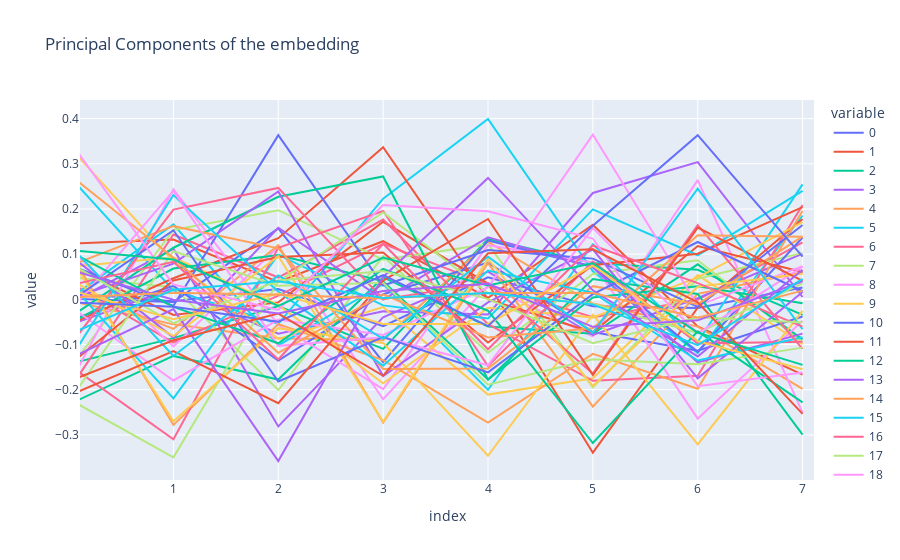

The notebook cell saved with this chart:
### Code cell
U, S, Vh = torch.svd(W_E)
line(U[:, :8].T, title="Principal Components of the embedding", xaxis="Input Vocabulary")

### Figure 1 — Plotly figure (JSON) as saved in the notebook; plotly's stock layout.template omitted (floating-point values rounded to 4 significant figures)
{"data": [{"hovertemplate": "variable=0<br>index=%{x}<br>value=%{y}<extra></extra>", "legendgroup": "0", "line": {"color": "#636efa", "dash": "solid"}, "marker": {"symbol": "circle"}, "mode": "lines", "name": "0", "orientation": "v", "showlegend": true, "type": "scatter", "x": [0, 1, 2, 3, 4, 5, 6, 7], "xaxis": "x", "y": [0.01357, -0.004431, 0.02298, -0.05955, 0.04856, -0.01504, -0.01924, 0.02627], "yaxis": "y"}, {"hovertemplate": "variable=1<br>index=%{x}<br>value=%{y}<extra></extra>", "legendgroup": "1", "line": {"color": "#EF553B", "dash": "solid"}, "marker": {"symbol": "circle"}, "mode": "lines", "name": "1", "orientation": "v", "showlegend": true, "type": "scatter", "x": [0, 1, 2, 3, 4, 5, 6, 7], "xaxis": "x", "y": [0.123, 0.1324, 0.03828, 0.1287, 0.003237, 0.1651, -0.06009, -0.1665], "yaxis": "y"}, {"hovertemplate": "variable=2<br>index=%{x}<br>value=%{y}<extra></extra>", "legendgroup": "2", "line": {"color": "#00cc96", "dash": "solid"}, "marker": {"symbol": "circle"}, "mode": "lines", "name": "2", "orientation": "v", "showlegend": true, "type": "scatter", "x": [0, 1, 2, 3, 4, 5, 6, 7], "xaxis": "x", "y": [-0.1431, -0.08592, -0.01473, -0.1097, 0.1332, 0.08064, 0.06527, -0.03439], "yaxis": "y"}, {"hovertemplate": "variable=3<br>index=%{x}<br>value=%{y}<extra></extra>", "legendgroup": "3", "line": {"color": "#ab63fa", "dash": "solid"}, "marker": {"symbol": "circle"}, "mode": "lines", "name": "3", "orientation": "v", "showlegend": true, "type": "scatter", "x": [0, 1, 2, 3, 4, 5, 6, 7], "xaxis": "x", "y": [-0.05761, 0.02467, -0.07599, -0.02621, -0.03339, 0.2354, 0.3036, 0.005149], "yaxis": "y"}, {"hovertemplate": "variable=4<br>index=%{x}<br>value=%{y}<extra></extra>", "legendgroup": "4", "line": {"color": "#FFA15A", "dash": "solid"}, "marker": {"symbol": "circle"}, "mode": "lines", "name": "4", "orientation": "v", "showlegend": true, "type": "scatter", "x": [0, 1, 2, 3, 4, 5, 6, 7], "xaxis": "x", "y": [-0.002405, -0.05539, -0.08602, -0.09059, 0.1271, -0.00919, -0.0603, -0.1982], "yaxis": "y"}, {"hovertemplate": "variable=5<br>index=%{x}<br>value=%{y}<extra></extra>", "legendgroup": "5", "line": {"color": "#19d3f3", "dash": "solid"}, "marker": {"symbol": "circle"}, "mode": "lines", "name": "5", "orientation": "v", "showlegend": true, "type": "scatter", "x": [0, 1, 2, 3, 4, 5, 6, 7], "xaxis": "x", "y": [0.274, 0.01979, -0.0544, 0.2227, 0.3991, 0.062, -0.1191, 0.1856], "yaxis": "y"}, {"hovertemplate": "variable=6<br>index=%{x}<br>value=%{y}<extra></extra>", "legendgroup": "6", "line": {"color": "#FF6692", "dash": "solid"}, "marker": {"symbol": "circle"}, "mode": "lines", "name": "6", "orientation": "v", "showlegend": true, "type": "scatter", "x": [0, 1, 2, 3, 4, 5, 6, 7], "xaxis": "x", "y": [0.03882, -0.09559, 0.008161, 0.123, 0.03258, -0.03968, -0.001219, 0.1259], "yaxis": "y"}, {"hovertemplate": "variable=7<br>index=%{x}<br>value=%{y}<extra></extra>", "legendgroup": "7", "line": {"color": "#B6E880", "dash": "solid"}, "marker": {"symbol": "circle"}, "mode": "lines", "name": "7", "orientation": "v", "showlegend": true, "type": "scatter", "x": [0, 1, 2, 3, 4, 5, 6, 7], "xaxis": "x", "y": [0.04901, 0.02694, -0.2007, 0.0952, -0.1183, 0.05615, 0.08658, -0.09486], "yaxis": "y"}, {"hovertemplate": "variable=8<br>index=%{x}<br>value=%{y}<extra></extra>", "legendgroup": "8", "line": {"color": "#FF97FF", "dash": "solid"}, "marker": {"symbol": "circle"}, "mode": "lines", "name": "8", "orientation": "v", "showlegend": true, "type": "scatter", "x": [0, 1, 2, 3, 4, 5, 6, 7], "xaxis": "x", "y": [0.115, -0.1041, 0.1162, -0.2212, 0.0302, -0.08222, 0.2638, -0.2507], "yaxis": "y"}, {"hovertemplate": "variable=9<br>index=%{x}<br>value=%{y}<extra></extra>", "legendgroup": "9", "line": {"color": "#FECB52", "dash": "solid"}, "marker": {"symbol": "circle"}, "mode": "lines", "name": "9", "orientation": "v", "showlegend": true, "type": "scatter", "x": [0, 1, 2, 3, 4, 5, 6, 7], "xaxis": "x", "y": [0.3398, 0.08372, -0.08758, -0.01727, -0.2108, -0.1747, 0.05369, -0.09943], "yaxis": "y"}, {"hovertemplate": "variable=10<br>index=%{x}<br>value=%{y}<extra></extra>", "legendgroup": "10", "line": {"color": "#636efa", "dash": "solid"}, "marker": {"symbol": "circle"}, "mode": "lines", "name": "10", "orientation": "v", "showlegend": true, "type": "scatter", "x": [0, 1, 2, 3, 4, 5, 6, 7], "xaxis": "x", "y": [-0.04691, 0.02969, -0.1357, 0.0114, 0.08151, -0.07229, -0.114, -0.03801], "yaxis": "y"}, {"hovertemplate": "variable=11<br>index=%{x}<br>value=%{y}<extra></extra>", "legendgroup": "11", "line": {"color": "#EF553B", "dash": "solid"}, "marker": {"symbol": "circle"}, "mode": "lines", "name": "11", "orientation": "v", "showlegend": true, "type": "scatter", "x": [0, 1, 2, 3, 4, 5, 6, 7], "xaxis": "x", "y": [0.07671, -0.03445, -0.006725, 0.1717, 0.03491, -0.3394, -0.01828, 0.1777], "yaxis": "y"}, {"hovertemplate": "variable=12<br>index=%{x}<br>value=%{y}<extra></extra>", "legendgroup": "12", "line": {"color": "#00cc96", "dash": "solid"}, "marker": {"symbol": "circle"}, "mode": "lines", "name": "12", "orientation": "v", "showlegend": true, "type": "scatter", "x": [0, 1, 2, 3, 4, 5, 6, 7], "xaxis": "x", "y": [-0.2328, -0.1252, -0.1776, 0.04844, -0.06019, -0.07609, 0.07748, -0.08864], "yaxis": "y"}, {"hovertemplate": "variable=13<br>index=%{x}<br>value=%{y}<extra></extra>", "legendgroup": "13", "line": {"color": "#ab63fa", "dash": "solid"}, "marker": {"symbol": "circle"}, "mode": "lines", "name": "13", "orientation": "v", "showlegend": true, "type": "scatter", "x": [0, 1, 2, 3, 4, 5, 6, 7], "xaxis": "x", "y": [-0.009124, 0.1116, -0.2813, -0.03993, 0.06117, -0.07891, 0.002363, 0.1013], "yaxis": "y"}, {"hovertemplate": "variable=14<br>index=%{x}<br>value=%{y}<extra></extra>", "legendgroup": "14", "line": {"color": "#FFA15A", "dash": "solid"}, "marker": {"symbol": "circle"}, "mode": "lines", "name": "14", "orientation": "v", "showlegend": true, "type": "scatter", "x": [0, 1, 2, 3, 4, 5, 6, 7], "xaxis": "x", "y": [0.02682, -0.06554, 0.1199, -0.2727, 0.08032, -0.2374, 0.01206, 0.05973], "yaxis": "y"}, {"hovertemplate": "variable=15<br>index=%{x}<br>value=%{y}<extra></extra>", "legendgroup": "15", "line": {"color": "#19d3f3", "dash": "solid"}, "marker": {"symbol": "circle"}, "mode": "lines", "name": "15", "orientation": "v", "showlegend": true, "type": "scatter", "x": [0, 1, 2, 3, 4, 5, 6, 7], "xaxis": "x", "y": [-0.0003206, 0.1659, -0.1021, 0.03361, -0.2001, 0.1219, -0.09394, 0.2545], "yaxis": "y"}, {"hovertemplate": "variable=16<br>index=%{x}<br>value=%{y}<extra></extra>", "legendgroup": "16", "line": {"color": "#FF6692", "dash": "solid"}, "marker": {"symbol": "circle"}, "mode": "lines", "name": "16", "orientation": "v", "showlegend": true, "type": "scatter", "x": [0, 1, 2, 3, 4, 5, 6, 7], "xaxis": "x", "y": [-0.2021, 0.1434, 0.04823, 0.1765, -0.05515, -0.1804, -0.169, 0.2087], "yaxis": "y"}, {"hovertemplate": "variable=17<br>index=%{x}<br>value=%{y}<extra></extra>", "legendgroup": "17", "line": {"color": "#B6E880", "dash": "solid"}, "marker": {"symbol": "circle"}, "mode": "lines", "name": "17", "orientation": "v", "showlegend": true, "type": "scatter", "x": [0, 1, 2, 3, 4, 5, 6, 7], "xaxis": "x", "y": [-0.1567, 0.1535, 0.1972, 0.0879, 0.1221, -0.1952, 0.04569, 0.1028], "yaxis": "y"}, {"hovertemplate": "variable=18<br>index=%{x}<br>value=%{y}<extra></extra>", "legendgroup": "18", "line": {"color": "#FF97FF", "dash": "solid"}, "marker": {"symbol": "circle"}, "mode": "lines", "name": "18", "orientation": "v", "showlegend": true, "type": "scatter", "x": [0, 1, 2, 3, 4, 5, 6, 7], "xaxis": "x", "y": [-0.1914, 0.2435, -0.0563, -0.1987, 0.1199, 0.08126, -0.264, -0.04722], "yaxis": "y"}, {"hovertemplate": "variable=19<br>index=%{x}<br>value=%{y}<extra></extra>", "legendgroup": "19", "line": {"color": "#FECB52", "dash": "solid"}, "marker": {"symbol": "circle"}, "mode": "lines", "name": "19", "orientation": "v", "showlegend": true, "type": "scatter", "x": [0, 1, 2, 3, 4, 5, 6, 7], "xaxis": "x", "y": [0.07193, 0.09242, -0.01246, -0.1859, -0.01869, -0.03989, 0.04857, 0.1708], "yaxis": "y"}, {"hovertemplate": "variable=20<br>index=%{x}<br>value=%{y}<extra></extra>", "legendgroup": "20", "line": {"color": "#636efa", "dash": "solid"}, "marker": {"symbol": "circle"}, "mode": "lines", "name": "20", "orientation": "v", "showlegend": true, "type": "scatter", "x": [0, 1, 2, 3, 4, 5, 6, 7], "xaxis": "x", "y": [0.001462, -0.005811, 0.1571, -0.1389, 0.13, 0.0726, -0.1161, 0.137], "yaxis": "y"}, {"hovertemplate": "variable=21<br>index=%{x}<br>value=%{y}<extra></extra>", "legendgroup": "21", "line": {"color": "#EF553B", "dash": "solid"}, "marker": {"symbol": "circle"}, "mode": "lines", "name": "21", "orientation": "v", "showlegend": true, "type": "scatter", "x": [0, 1, 2, 3, 4, 5, 6, 7], "xaxis": "x", "y": [-0.05646, 0.04669, 0.1353, 0.3366, 8.821e-06, -0.07289, 0.1181, 0.06062], "yaxis": "y"}, {"hovertemplate": "variable=22<br>index=%{x}<br>value=%{y}<extra></extra>", "legendgroup": "22", "line": {"color": "#00cc96", "dash": "solid"}, "marker": {"symbol": "circle"}, "mode": "lines", "name": "22", "orientation": "v", "showlegend": true, "type": "scatter", "x": [0, 1, 2, 3, 4, 5, 6, 7], "xaxis": "x", "y": [-0.05412, 0.06821, 0.09822, 0.03992, -0.1771, 0.00414, 0.02907, -0.008541], "yaxis": "y"}, {"hovertemplate": "variable=23<br>index=%{x}<br>value=%{y}<extra></extra>", "legendgroup": "23", "line": {"color": "#ab63fa", "dash": "solid"}, "marker": {"symbol": "circle"}, "mode": "lines", "name": "23", "orientation": "v", "showlegend": true, "type": "scatter", "x": [0, 1, 2, 3, 4, 5, 6, 7], "xaxis": "x", "y": [0.1002, -0.08457, 0.1584, -0.0006309, 0.1371, 0.0707, -0.1398, -0.07585], "yaxis": "y"}, {"hovertemplate": "variable=24<br>index=%{x}<br>value=%{y}<extra></extra>", "legendgroup": "24", "line": {"color": "#FFA15A", "dash": "solid"}, "marker": {"symbol": "circle"}, "mode": "lines", "name": "24", "orientation": "v", "showlegend": true, "type": "scatter", "x": [0, 1, 2, 3, 4, 5, 6, 7], "xaxis": "x", "y": [0.109, -0.2779, -0.05495, -0.1344, -0.2729, -0.1206, -0.1978, 0.1959], "yaxis": "y"}, {"hovertemplate": "variable=25<br>index=%{x}<br>value=%{y}<extra></extra>", "legendgroup": "25", "line": {"color": "#19d3f3", "dash": "solid"}, "marker": {"symbol": "circle"}, "mode": "lines", "name": "25", "orientation": "v", "showlegend": true, "type": "scatter", "x": [0, 1, 2, 3, 4, 5, 6, 7], "xaxis": "x", "y": [0.03948, -0.2192, 0.0988, -0.01339, -0.04221, 0.1991, 0.09749, 0.2401], "yaxis": "y"}, {"hovertemplate": "variable=26<br>index=%{x}<br>value=%{y}<extra></extra>", "legendgroup": "26", "line": {"color": "#FF6692", "dash": "solid"}, "marker": {"symbol": "circle"}, "mode": "lines", "name": "26", "orientation": "v", "showlegend": true, "type": "scatter", "x": [0, 1, 2, 3, 4, 5, 6, 7], "xaxis": "x", "y": [-0.1444, -0.3098, 0.1143, 0.1954, -0.1475, 0.08344, -0.09782, -0.09402], "yaxis": "y"}, {"hovertemplate": "variable=27<br>index=%{x}<br>value=%{y}<extra></extra>", "legendgroup": "27", "line": {"color": "#B6E880", "dash": "solid"}, "marker": {"symbol": "circle"}, "mode": "lines", "name": "27", "orientation": "v", "showlegend": true, "type": "scatter", "x": [0, 1, 2, 3, 4, 5, 6, 7], "xaxis": "x", "y": [-0.2203, -0.3497, 0.03955, 0.1924, 0.01405, -0.01035, -0.07463, 0.03543], "yaxis": "y"}, {"hovertemplate": "variable=28<br>index=%{x}<br>value=%{y}<extra></extra>", "legendgroup": "28", "line": {"color": "#FF97FF", "dash": "solid"}, "marker": {"symbol": "circle"}, "mode": "lines", "name": "28", "orientation": "v", "showlegend": true, "type": "scatter", "x": [0, 1, 2, 3, 4, 5, 6, 7], "xaxis": "x", "y": [-0.01294, -0.1796, -0.04477, -0.07886, 0.02639, 0.3647, -0.01387, 0.07349], "yaxis": "y"}, {"hovertemplate": "variable=29<br>index=%{x}<br>value=%{y}<extra></extra>", "legendgroup": "29", "line": {"color": "#FECB52", "dash": "solid"}, "marker": {"symbol": "circle"}, "mode": "lines", "name": "29", "orientation": "v", "showlegend": true, "type": "scatter", "x": [0, 1, 2, 3, 4, 5, 6, 7], "xaxis": "x", "y": [0.09721, -0.2699, -0.06379, -0.09649, -0.3461, -0.03364, -0.3209, -0.02574], "yaxis": "y"}, {"hovertemplate": "variable=30<br>index=%{x}<br>value=%{y}<extra></extra>", "legendgroup": "30", "line": {"color": "#636efa", "dash": "solid"}, "marker": {"symbol": "circle"}, "mode": "lines", "name": "30", "orientation": "v", "showlegend": true, "type": "scatter", "x": [0, 1, 2, 3, 4, 5, 6, 7], "xaxis": "x", "y": [0.07681, -0.01439, 0.3634, 0.03048, 0.109, 0.09012, -0.01681, 0.1646], "yaxis": "y"}, {"hovertemplate": "variable=31<br>index=%{x}<br>value=%{y}<extra></extra>", "legendgroup": "31", "line": {"color": "#EF553B", "dash": "solid"}, "marker": {"symbol": "circle"}, "mode": "lines", "name": "31", "orientation": "v", "showlegend": true, "type": "scatter", "x": [0, 1, 2, 3, 4, 5, 6, 7], "xaxis": "x", "y": [-0.1459, 0.04191, 0.09354, 0.1034, -0.09555, 0.07537, 0.101, 0.2042], "yaxis": "y"}, {"hovertemplate": "variable=32<br>index=%{x}<br>value=%{y}<extra></extra>", "legendgroup": "32", "line": {"color": "#00cc96", "dash": "solid"}, "marker": {"symbol": "circle"}, "mode": "lines", "name": "32", "orientation": "v", "showlegend": true, "type": "scatter", "x": [0, 1, 2, 3, 4, 5, 6, 7], "xaxis": "x", "y": [-0.04156, 0.1142, 0.227, 0.272, -0.1777, 0.04474, 0.01201, -0.2996], "yaxis": "y"}, {"hovertemplate": "variable=33<br>index=%{x}<br>value=%{y}<extra></extra>", "legendgroup": "33", "line": {"color": "#ab63fa", "dash": "solid"}, "marker": {"symbol": "circle"}, "mode": "lines", "name": "33", "orientation": "v", "showlegend": true, "type": "scatter", "x": [0, 1, 2, 3, 4, 5, 6, 7], "xaxis": "x", "y": [-0.0002117, 0.07907, 0.2389, -0.1698, -0.006958, 0.1108, -0.1749, 0.01624], "yaxis": "y"}, {"hovertemplate": "variable=34<br>index=%{x}<br>value=%{y}<extra></extra>", "legendgroup": "34", "line": {"color": "#FFA15A", "dash": "solid"}, "marker": {"symbol": "circle"}, "mode": "lines", "name": "34", "orientation": "v", "showlegend": true, "type": "scatter", "x": [0, 1, 2, 3, 4, 5, 6, 7], "xaxis": "x", "y": [0.07351, 0.162, 0.1129, -0.1541, -0.1532, 0.02914, -0.01067, 0.1393], "yaxis": "y"}, {"hovertemplate": "variable=35<br>index=%{x}<br>value=%{y}<extra></extra>", "legendgroup": "35", "line": {"color": "#19d3f3", "dash": "solid"}, "marker": {"symbol": "circle"}, "mode": "lines", "name": "35", "orientation": "v", "showlegend": true, "type": "scatter", "x": [0, 1, 2, 3, 4, 5, 6, 7], "xaxis": "x", "y": [-0.1385, 0.2308, 0.01708, -0.1468, 0.06381, 0.0148, -0.1354, -0.0838], "yaxis": "y"}, {"hovertemplate": "variable=36<br>index=%{x}<br>value=%{y}<extra></extra>", "legendgroup": "36", "line": {"color": "#FF6692", "dash": "solid"}, "marker": {"symbol": "circle"}, "mode": "lines", "name": "36", "orientation": "v", "showlegend": true, "type": "scatter", "x": [0, 1, 2, 3, 4, 5, 6, 7], "xaxis": "x", "y": [-0.106, 0.1986, 0.2466, 0.0003606, 0.03627, -0.1644, 0.1644, -0.1097], "yaxis": "y"}, {"hovertemplate": "variable=37<br>index=%{x}<br>value=%{y}<extra></extra>", "legendgroup": "37", "line": {"color": "#B6E880", "dash": "solid"}, "marker": {"symbol": "circle"}, "mode": "lines", "name": "37", "orientation": "v", "showlegend": true, "type": "scatter", "x": [0, 1, 2, 3, 4, 5, 6, 7], "xaxis": "x", "y": [-0.2273, 0.1064, 0.02995, 0.03645, -0.1888, -0.1328, -0.1435, -0.1069], "yaxis": "y"}, {"hovertemplate": "variable=38<br>index=%{x}<br>value=%{y}<extra></extra>", "legendgroup": "38", "line": {"color": "#FF97FF", "dash": "solid"}, "marker": {"symbol": "circle"}, "mode": "lines", "name": "38", "orientation": "v", "showlegend": true, "type": "scatter", "x": [0, 1, 2, 3, 4, 5, 6, 7], "xaxis": "x", "y": [-0.03053, 0.2398, -0.1029, -0.08403, -0.146, 0.1577, -0.0753, 0.07182], "yaxis": "y"}, {"hovertemplate": "variable=39<br>index=%{x}<br>value=%{y}<extra></extra>", "legendgroup": "39", "line": {"color": "#FECB52", "dash": "solid"}, "marker": {"symbol": "circle"}, "mode": "lines", "name": "39", "orientation": "v", "showlegend": true, "type": "scatter", "x": [0, 1, 2, 3, 4, 5, 6, 7], "xaxis": "x", "y": [0.04528, -0.08117, 0.09525, -0.271, 0.08946, -0.1916, 0.02784, 0.05664], "yaxis": "y"}, {"hovertemplate": "variable=40<br>index=%{x}<br>value=%{y}<extra></extra>", "legendgroup": "40", "line": {"color": "#636efa", "dash": "solid"}, "marker": {"symbol": "circle"}, "mode": "lines", "name": "40", "orientation": "v", "showlegend": true, "type": "scatter", "x": [0, 1, 2, 3, 4, 5, 6, 7], "xaxis": "x", "y": [-0.006624, 0.1528, -0.1817, -0.08352, -0.1618, 0.0116, 0.1269, 0.01783], "yaxis": "y"}, {"hovertemplate": "variable=41<br>index=%{x}<br>value=%{y}<extra></extra>", "legendgroup": "41", "line": {"color": "#EF553B", "dash": "solid"}, "marker": {"symbol": "circle"}, "mode": "lines", "name": "41", "orientation": "v", "showlegend": true, "type": "scatter", "x": [0, 1, 2, 3, 4, 5, 6, 7], "xaxis": "x", "y": [-0.2133, -0.1147, -0.2298, 0.04162, 0.1778, -0.1672, 0.1588, 0.04062], "yaxis": "y"}, {"hovertemplate": "variable=42<br>index=%{x}<br>value=%{y}<extra></extra>", "legendgroup": "42", "line": {"color": "#00cc96", "dash": "solid"}, "marker": {"symbol": "circle"}, "mode": "lines", "name": "42", "orientation": "v", "showlegend": true, "type": "scatter", "x": [0, 1, 2, 3, 4, 5, 6, 7], "xaxis": "x", "y": [0.1073, -0.01661, -0.09727, 0.06725, -0.02515, -0.3181, -0.07096, -0.2282], "yaxis": "y"}, {"hovertemplate": "variable=43<br>index=%{x}<br>value=%{y}<extra></extra>", "legendgroup": "43", "line": {"color": "#ab63fa", "dash": "solid"}, "marker": {"symbol": "circle"}, "mode": "lines", "name": "43", "orientation": "v", "showlegend": true, "type": "scatter", "x": [0, 1, 2, 3, 4, 5, 6, 7], "xaxis": "x", "y": [-0.1323, -0.02161, -0.3578, 0.04955, 0.2687, 0.01994, -0.1263, 0.06535], "yaxis": "y"}, {"hovertemplate": "variable=44<br>index=%{x}<br>value=%{y}<extra></extra>", "legendgroup": "44", "line": {"color": "#FFA15A", "dash": "solid"}, "marker": {"symbol": "circle"}, "mode": "lines", "name": "44", "orientation": "v", "showlegend": true, "type": "scatter", "x": [0, 1, 2, 3, 4, 5, 6, 7], "xaxis": "x", "y": [0.2778, 0.09216, -0.1183, 0.01081, -0.08443, -0.06407, 0.142, 0.1384], "yaxis": "y"}, {"hovertemplate": "variable=45<br>index=%{x}<br>value=%{y}<extra></extra>", "legendgroup": "45", "line": {"color": "#19d3f3", "dash": "solid"}, "marker": {"symbol": "circle"}, "mode": "lines", "name": "45", "orientation": "v", "showlegend": true, "type": "scatter", "x": [0, 1, 2, 3, 4, 5, 6, 7], "xaxis": "x", "y": [0.1227, -0.1253, 0.053, -0.08747, 0.09413, -0.07397, 0.2447, -0.06625], "yaxis": "y"}, {"hovertemplate": "variable=46<br>index=%{x}<br>value=%{y}<extra></extra>", "legendgroup": "46", "line": {"color": "#FF6692", "dash": "solid"}, "marker": {"symbol": "circle"}, "mode": "lines", "name": "46", "orientation": "v", "showlegend": true, "type": "scatter", "x": [0, 1, 2, 3, 4, 5, 6, 7], "xaxis": "x", "y": [0.03017, 0.08323, -0.1331, 0.123, -0.1106, 0.1192, 0.0358, -0.06028], "yaxis": "y"}, {"hovertemplate": "variable=47<br>index=%{x}<br>value=%{y}<extra></extra>", "legendgroup": "47", "line": {"color": "#B6E880", "dash": "solid"}, "marker": {"symbol": "circle"}, "mode": "lines", "name": "47", "orientation": "v", "showlegend": true, "type": "scatter", "x": [0, 1, 2, 3, 4, 5, 6, 7], "xaxis": "x", "y": [0.08116, -0.05255, 0.0418, 0.06283, 0.0004641, -0.0972, -0.03961, -0.05149], "yaxis": "y"}, {"hovertemplate": "variable=48<br>index=%{x}<br>value=%{y}<extra></extra>", "legendgroup": "48", "line": {"color": "#FF97FF", "dash": "solid"}, "marker": {"symbol": "circle"}, "mode": "lines", "name": "48", "orientation": "v", "showlegend": true, "type": "scatter", "x": [0, 1, 2, 3, 4, 5, 6, 7], "xaxis": "x", "y": [0.3532, 0.03276, -0.02332, 0.2087, 0.195, 0.1346, -0.1921, -0.1618], "yaxis": "y"}, {"hovertemplate": "variable=49<br>index=%{x}<br>value=%{y}<extra></extra>", "legendgroup": "49", "line": {"color": "#FECB52", "dash": "solid"}, "marker": {"symbol": "circle"}, "mode": "lines", "name": "49", "orientation": "v", "showlegend": true, "type": "scatter", "x": [0, 1, 2, 3, 4, 5, 6, 7], "xaxis": "x", "y": [0.02163, -0.04414, 0.01259, -0.05471, -0.0545, 0.07481, -0.09256, -0.1548], "yaxis": "y"}, {"hovertemplate": "variable=50<br>index=%{x}<br>value=%{y}<extra></extra>", "legendgroup": "50", "line": {"color": "#636efa", "dash": "solid"}, "marker": {"symbol": "circle"}, "mode": "lines", "name": "50", "orientation": "v", "showlegend": true, "type": "scatter", "x": [0, 1, 2, 3, 4, 5, 6, 7], "xaxis": "x", "y": [-0.006506, -0.01622, -0.04955, 0.05337, -0.05934, 0.163, 0.3633, 0.09455], "yaxis": "y"}, {"hovertemplate": "variable=51<br>index=%{x}<br>value=%{y}<extra></extra>", "legendgroup": "51", "line": {"color": "#EF553B", "dash": "solid"}, "marker": {"symbol": "circle"}, "mode": "lines", "name": "51", "orientation": "v", "showlegend": true, "type": "scatter", "x": [0, 1, 2, 3, 4, 5, 6, 7], "xaxis": "x", "y": [-0.1814, -0.09058, -0.0314, -0.1692, 0.1018, 0.1107, -0.006698, -0.2535], "yaxis": "y"}, {"hovertemplate": "variable=52<br>index=%{x}<br>value=%{y}<extra></extra>", "legendgroup": "52", "line": {"color": "#00cc96", "dash": "solid"}, "marker": {"symbol": "circle"}, "mode": "lines", "name": "52", "orientation": "v", "showlegend": true, "type": "scatter", "x": [0, 1, 2, 3, 4, 5, 6, 7], "xaxis": "x", "y": [0.1096, 0.08815, -0.0145, 0.09227, 0.03093, 0.07983, -0.07367, -0.145], "yaxis": "y"}, {"hovertemplate": "variable=53<br>index=%{x}<br>value=%{y}<extra></extra>", "legendgroup": "53", "line": {"color": "#ab63fa", "dash": "solid"}, "marker": {"symbol": "circle"}, "mode": "lines", "name": "53", "orientation": "v", "showlegend": true, "type": "scatter", "x": [0, 1, 2, 3, 4, 5, 6, 7], "xaxis": "x", "y": [0.06623, -0.001104, -0.03153, 0.01821, 0.03438, -0.06089, -0.04652, 0.03991], "yaxis": "y"}, {"hovertemplate": "variable=54<br>index=%{x}<br>value=%{y}<extra></extra>", "legendgroup": "54", "line": {"color": "#FFA15A", "dash": "solid"}, "marker": {"symbol": "circle"}, "mode": "lines", "name": "54", "orientation": "v", "showlegend": true, "type": "scatter", "x": [0, 1, 2, 3, 4, 5, 6, 7], "xaxis": "x", "y": [0.003812, 0.01453, 0.01006, 0.001578, 0.014, 0.01395, -0.04077, 0.01924], "yaxis": "y"}, {"hovertemplate": "variable=55<br>index=%{x}<br>value=%{y}<extra></extra>", "legendgroup": "55", "line": {"color": "#19d3f3", "dash": "solid"}, "marker": {"symbol": "circle"}, "mode": "lines", "name": "55", "orientation": "v", "showlegend": true, "type": "scatter", "x": [0, 1, 2, 3, 4, 5, 6, 7], "xaxis": "x", "y": [-0.07772, 0.02104, 0.03997, 0.002704, 0.01398, -0.01118, -0.1013, 0.04516], "yaxis": "y"}], "layout": {"autosize": true, "dragmode": "pan", "legend": {"title": {"text": "variable"}, "tracegroupgap": 0}, "title": {"text": "Principal Components of the embedding"}, "xaxis": {"anchor": "y", "autorange": false, "domain": [0, 1], "range": [0.109, 7.109], "title": {"text": "index"}, "type": "linear"}, "yaxis": {"anchor": "x", "autorange": false, "domain": [0, 1], "range": [-0.3999, 0.4412], "title": {"text": "value"}, "type": "linear"}}}
